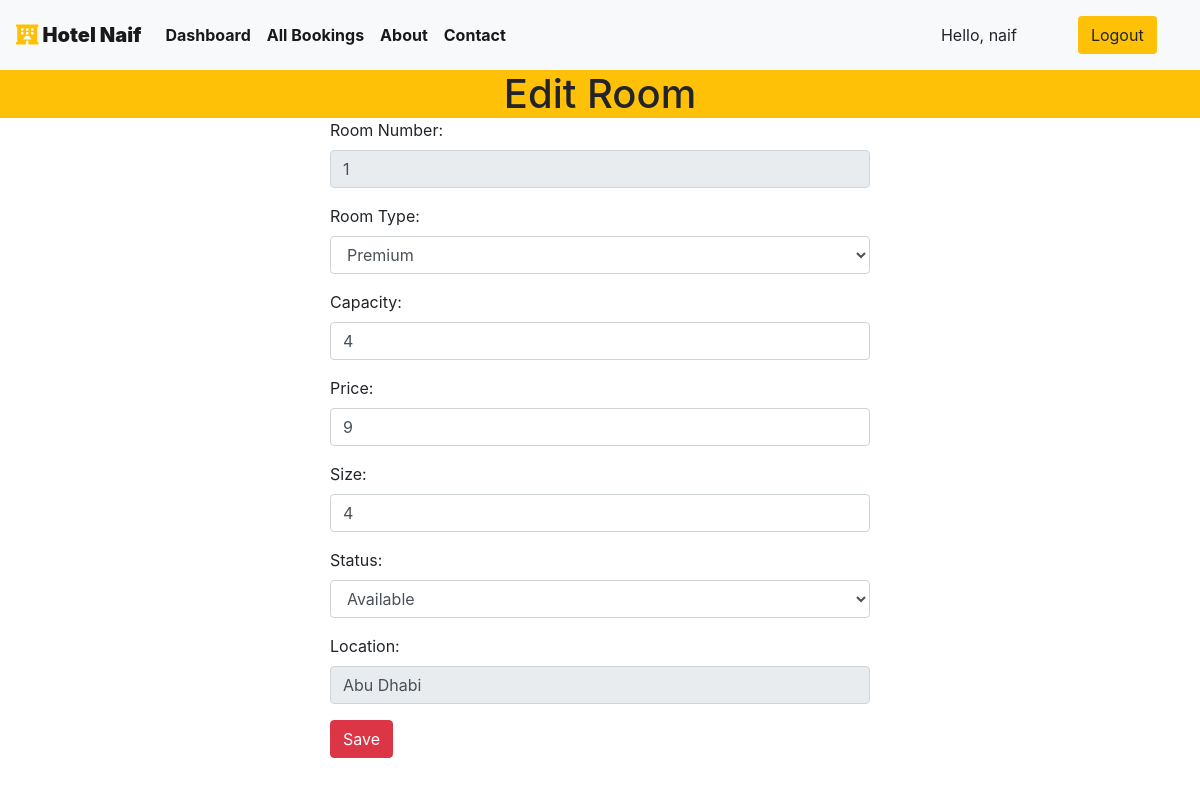
Screenshot of /staff/panel/edit-room?roomid=1 (signed in) with the database file from the repository.
### app/models.py (models this page shows, shortened)
class Rooms(models.Model):
    AVAILABILITY: tuple = (
        ("1", "Available"),
        ("2", "Not Available"),
    )
    ROOM_TYPE: tuple = (
        ("1", "Suite"),
        ("2", "Penthouse"),
        ("3", "Quad Bedroom"),
    )
    room_type = models.CharField(max_length=50, choices=ROOM_TYPE)
    max_capacity = models.IntegerField()
    room_price = models.IntegerField()
    room_size = models.IntegerField()
    hotel = models.ForeignKey(Hotels, on_delete=models.CASCADE)
    availability_status = models.CharField(choices=AVAILABILITY, max_length=15)
    room_number = models.IntegerField()

class Hotels(models.Model):
    hotel_name = models.CharField(max_length=30, default="Naif")
    hotel_owner = models.CharField(max_length=20)
    hotel_location = models.CharField(max_length=50)
    hotel_state = models.CharField(max_length=50, default="Dubai")
    hotel_country = models.CharField(max_length=50, default="UAE")

### managment/views.py (the view, shortened to what this page needs)
# urls.py: path("staff/panel/edit-room", managment_view.edit_room),
@login_required(login_url="/staff")
def edit_room(request):
    if request.user.is_staff == False:
        return HttpResponse("Access Denied")
    room_id = request.GET["roomid"]
    room = Rooms.objects.all().get(id=room_id)
    response = render(request, "staff/edit_room.html", {"room": room})
    return HttpResponse(response)

### templates/staff/edit_room.html (shortened to what this page needs)
{% extends 'basic.html' %}
{% block body %}
<h1 class="text-center bg-warning my-0">Edit Room</h1>
    <div class="container">
        <div class="row">
            <div class="col-md-6 col-lg-6 col-xlg-6 col-sm-12 mx-auto">
                <form action="/staff/panel/edit-room/edit" method="POST">
                    <div class="form-group">
                        <label for="pwd">Room Number:</label>
                        <input type="number" class="form-control" id="roomnumber" name="roomnumber" value="{{room.room_number}}" disabled>
                    </div>
                    <div class="form-group">
                        <label for="email">Room Type:</label>
                        <select class="form-control" name="roomtype" id="room_type">
                            <option  value=1>Premium</option>
                        </select>
                    </div>
                    <div class="form-group">
                        <label for="pwd">Capacity:</label>
                        <input type="number" class="form-control " id="capacity" name="capacity" value="{{room.max_capacity}}">
                    </div>
                    <div class="form-group">
                        <label for="pwd">Price:</label>
                        <input type="mumber" class="form-control " id="price" name="price" value="{{room.room_price}}">
                    </div>
                    <div class="form-group">
                        <label for="pwd">Size:</label>
                        <input type="number" class="form-control " id="size" name="size" value="{{room.room_size}}">
                    </div>
                    <div class="form-group">
                        <label for="pwd">Status:</label>
                        <select class="form-control" name="status" id="status">
                            <option value="1">Available</option>
                        </select>
                    </div>
                    <div class="form-group">
                        <label for="pwd">Location:</label>
                        <input type="text" class="form-control " id="hotel" name="hotel" value="{{room.hotel.hotel_location}}" disabled>
                    </div>
                    <button type="submit" class="btn btn-danger">Save</button>
                </form>
            </div>
        </div>
    </div>
{% endblock body %}

### templates/basic.html (shortened to what this page needs)
{% load static %}
<!DOCTYPE html>
<!DOCTYPE html>
<html lang="en">
<head>
    <link rel="stylesheet" href="https://use.fontawesome.com/releases/v5.7.0/css/all.css">
    <link rel="stylesheet" href="{% static 'bootstrap\bootstrap.css' %}">
    <link rel="stylesheet" href="https://maxcdn.bootstrapcdn.com/bootstrap/4.5.0/css/bootstrap.min.css" >
</head>
<body style="dbackground-image: url('https://source.unsplash.com/random');height: 100%;">
    <div class="container-fluid px-0">
        <nav class="navbar navbar-expand-lg navbar-light bg-light font-weight-bold">
            <a class="navbar-brand text-bold bg-black " href="/"><i class="fas fa-hotel text-warning"></i><b> Hotel Naif</b></a>
            <div class="collapse navbar-collapse " id="navbarSupportedContent">
                <ul class="navbar-nav mr-auto ">
                    {% if user.is_staff %}
                    <li class="nav-item active">
                        <a class="nav-link text-bold" href="/staff/panel">Dashboard </a>
                    </li>
                    {% elif user.is_staff == False and user.is_authenticated %}
                    <li class="nav-item active">
                            <a class="nav-link text-bold" href="/user/bookings">My Bookings </a>
                        </li>
                    {% endif %}
                    {% if user.is_staff %}
                    <li class="nav-item active">
                            <a class="nav-link text-bold" href="/staff/allbookings">All Bookings </a>
                        </li>
                    {% endif %}
                    <li class="nav-item active">
                        <a class="nav-link text-bold" href="/about">About</a>
                    </li>
                    <li class="nav-item active">
                        <a class="nav-link text-bold" href="/contact">Contact </a>
                    </li>
                </ul>
                {% if user.is_authenticated %}
                      <button class="btn btn-group bg-light" data-toggle="modal" data-target="#forlogin">
                       Hello, {{request.user}}
                       <a href="/logout" class="nav-link">
                    <button class="btn btn-group bg-warning" data-toggle="modal" data-target="#forlogin">
                        Logout
                    </button></a>&nbsp; &nbsp;
                    </button>
                {% endif %}
            </div>
        </nav>
    </div>
    {% block body %}
    {% endblock body %}
</body>
</html>

### templates/staff/edit_room.html (style rules this page uses)
body { min-height: 100vh; }

### templates/basic.html (style rules this page uses)
a { text-decoration: none; }

### rows the page displays
Rooms: roomnumber "1", capacity "4", price "9", size "4", hotel "Abu Dhabi"

### other values shown
{{ request.user }} "naif"
